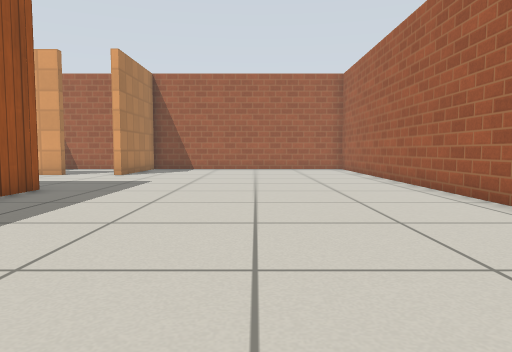
View 1 (above)

16 first-person views from a walk through a world built for the Gazebo simulator. The camera is 0.5 m above the floor, tilts 4° down and sees 70° across. The floor is counted in squares, 0.5 m on a side. Each view is taken from the middle of a square. On the plan, view 1 faces up. The plan holds only what a view shows up to about 13 squares ahead; the rest is blank. Simple patterns stand in for the simulator's built-in surfaces.

View 2
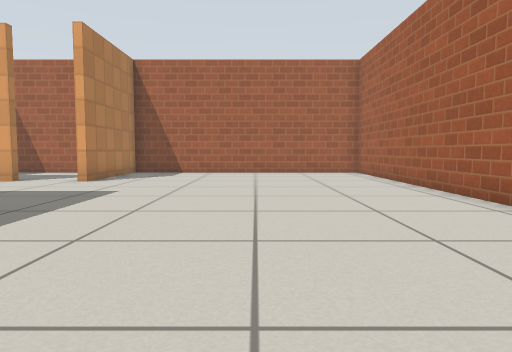

View 3
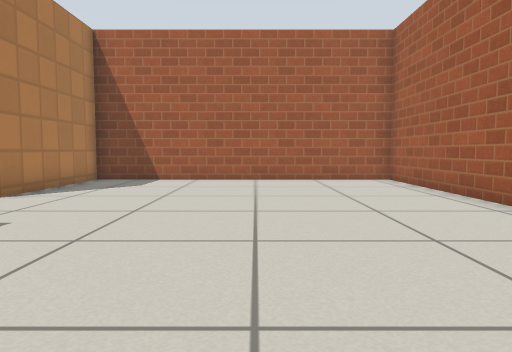

View 4
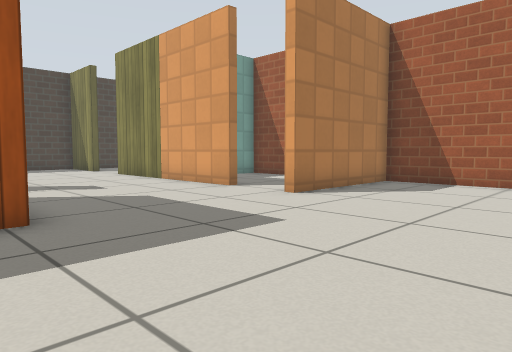

View 5
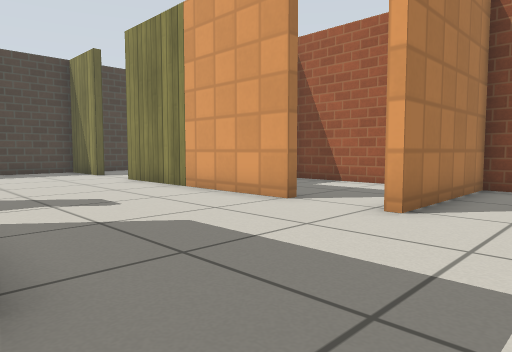

View 6
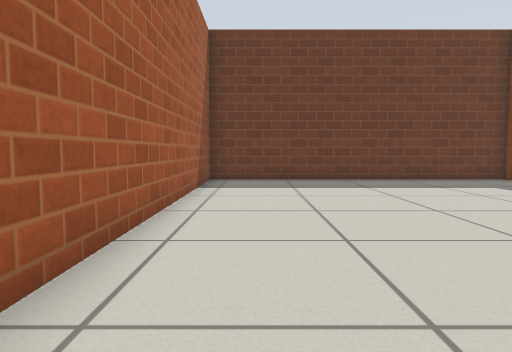

View 7
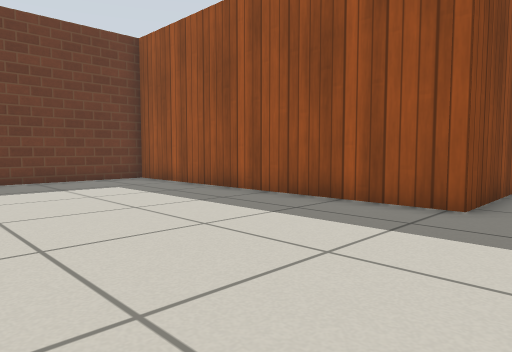

View 8
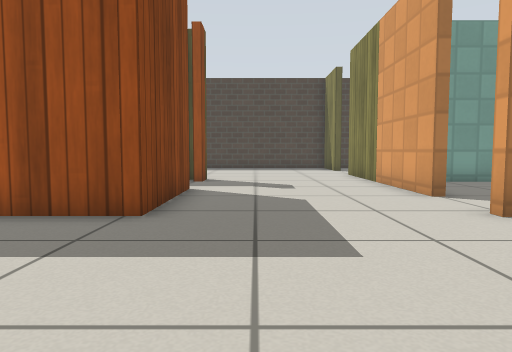

View 9
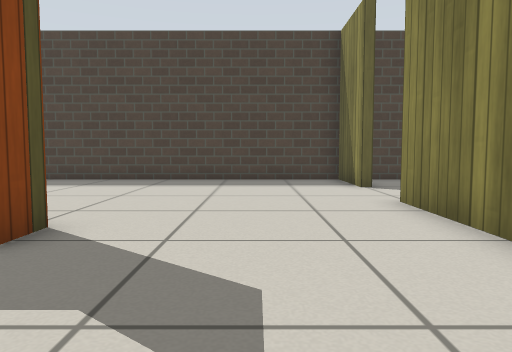

View 10
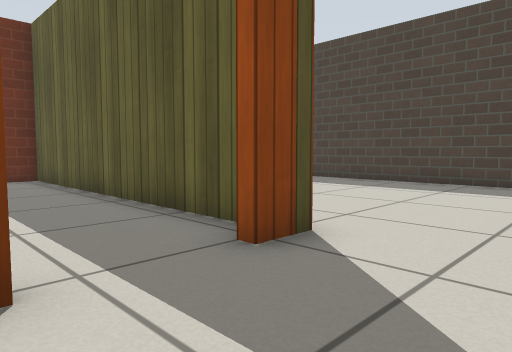

View 11
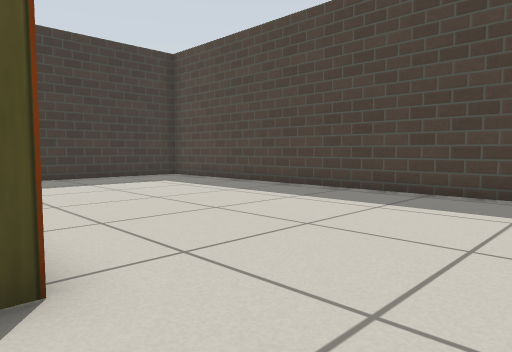

View 12
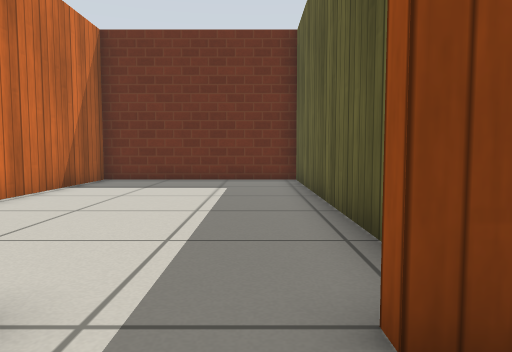

View 13
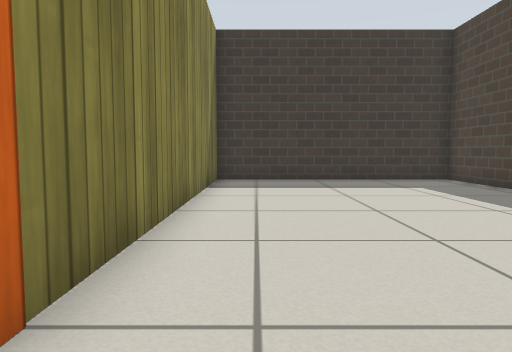

View 14
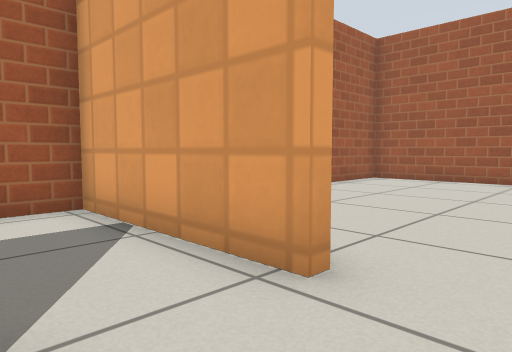

View 15
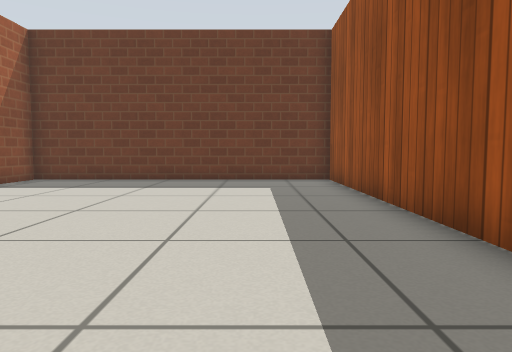

View 16
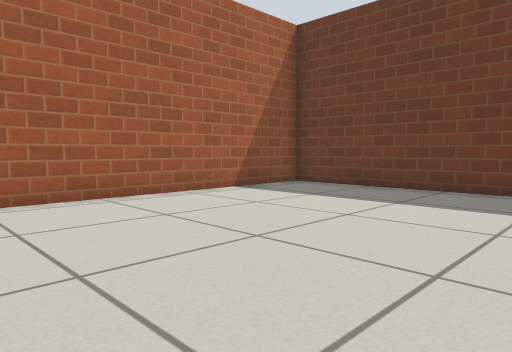

### Floor plan
Points are (right, up) in squares from view 1. A wall is a line through its corners. A room is listed if a view was taken in it or the views show most of it. See-through windows are left out.
Room 1 (views 1, 2, 3, 4, 5, 6, 7, 8, 9, 10, 14, 15, 16)
walls: (-5.7, 14.6) (-5.7, 15.6); (-9.6, 9.3) (-5.5, 9.3) (-5.5, -1.4) (4.6, -1.4) (4.6, 19.4) (-5.5, 19.4) (-5.5, 14.6); (-7.7, 14.8) (-9.4, 14.8)
ways out: opening at (-8.5, 12) to room 2; opening at (-6.5, 15) to room 5
Room 2 (views 11, 12)
walls: (-12.7, 9.3) (-11.7, 9.3); (-9.4, 14.8) (-12.4, 14.8)
ways out: opening at (-8.5, 12) to room 1; opening at (-12, 12) to room 3; opening at (-10.5, 9) to room 4
Room 3 (view 13)
walls: (-17.9, 14.8) (-20.6, 14.8) (-20.6, -1.4) (-12.7, -1.4) (-12.7, 9.3); (-12.4, 14.8) (-15.1, 14.8)
ways out: opening at (-12, 12) to room 2; opening at (-16.5, 15)
Room 4 (no view inside)
walls: (-11.7, 9.3) (-11.7, 8.9); (-12.4, 9) (-12.4, -1.4) (-5.7, -1.4) (-5.7, 3.8)
ways out: opening at (-10.5, 9) to room 2
Room 5 (no view inside)
walls: (-11.7, 18.5) (-11.7, 17); (-5.7, 15.6) (-5.7, 19.4) (-11.2, 19.4)
ways out: opening at (-6.5, 15) to room 1

Where each view was taken, in squares from view 1:
view 1: 0 up, 0 right, facing up
view 2: 3 up, 0 right, facing up
view 3: 7 up, 0 right, facing up
view 4: 8 up, 0 right, facing up-left
view 5: 9 up, 3 left, facing up-left
view 6: 11 up, 3 right, facing down
view 7: 11 up, 1 right, facing down-left
view 8: 11 up, 0 right, facing left
view 9: 12 up, 8 left, facing left
view 10: 12 up, 9 left, facing down-left
view 11: 12 up, 12 left, facing down-left
view 12: 11 up, 11 left, facing down
view 13: 11 up, 14 left, facing down
view 14: 13 up, 8 left, facing up-right
view 15: 11 up, 3 left, facing down
view 16: 8 up, 3 left, facing down-right
